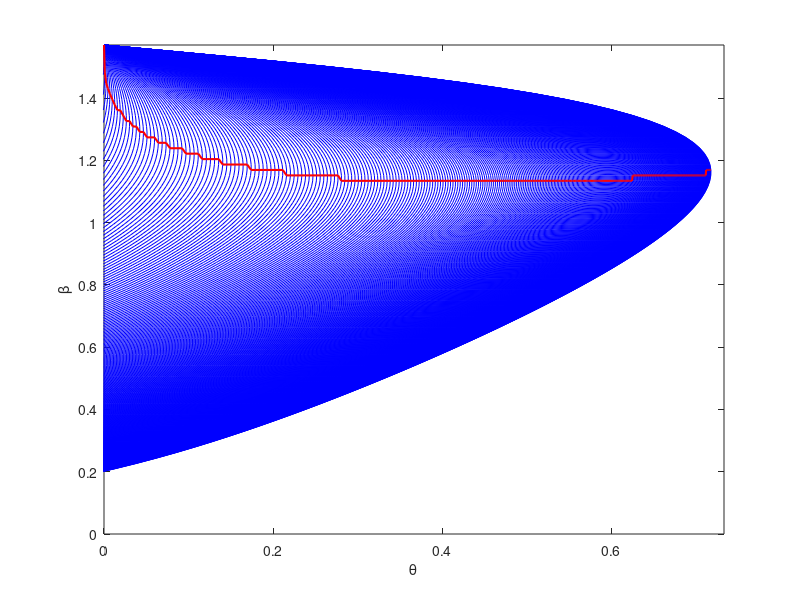

The MATLAB script that drew this image:
close all; clear all; clc
g = 1.4;                                 % Specific heat ratio for air
beta = 0:(pi/180):(pi/2);                % Range for shock wave angle
m = 0;    
                                         % theta (=flow deflection angle)
for M1 = 1:0.01:5                        % Upstream Mach Number
    m = m+1;
    %================================
    %     theta-beta-M relation
    %================================
    Nr = ((M1^2)*((sin(beta)).^2))-1;    
    Dr = ((g+(cos(2*beta)))*M1^2)+2;
    theta = atan(2*cot(beta).*Nr./Dr);
    %================================
    %      max. theta for a M1
    %================================
    a(m) = max(theta);                   % max theta for the Mach No.
    b(m) = beta(find(theta==a(m)));      % find the beta for max. theta
    plot(theta,beta,'-b')
    hold on
end
plot(a,b,'-r','Linewidth',1.5)
xlabel('\theta')
ylabel('\beta')
axis([0 42*pi/180 0 pi/2])